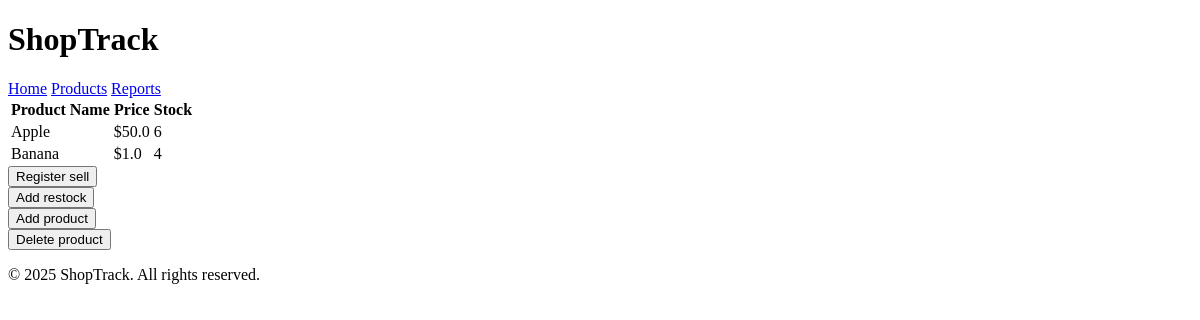
/products, run on an earlier commit of the app's database.
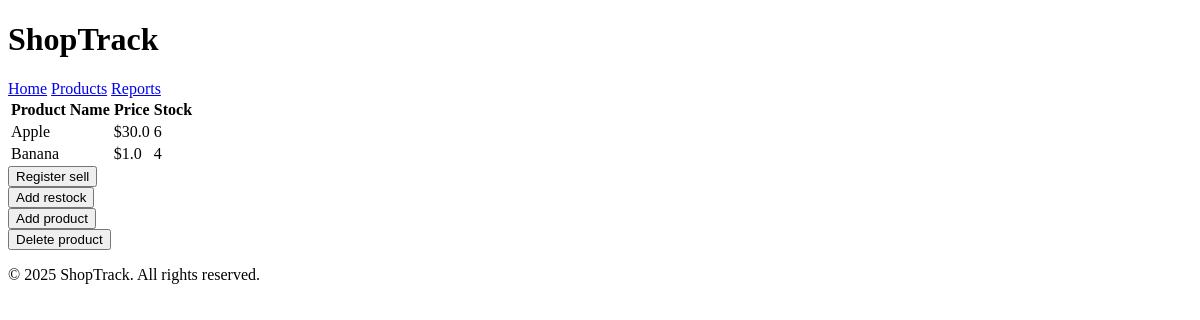
And on a later commit of the database.
### tables this page shows
CREATE TABLE products (
    id INTEGER PRIMARY KEY AUTOINCREMENT,
    name TEXT NOT NULL,
    description TEXT,
    price REAL NOT NULL,
    stock INTEGER NOT NULL
);

### app.py (the view)
@app.route('/products', methods=['GET'])
def products():
    db = get_db()
    products = db.execute('SELECT * FROM products').fetchall()
    return render_template('products.html', products=products)

### app.py (called while the page is built)
def get_db():
    if 'db' not in g:
        g.db = sqlite3.connect(DATABASE)
        g.db.row_factory = sqlite3.Row
    return g.db

### templates/products.html (shortened to what this page needs)
{% extends "base.html" %}
{% block content %}
    <table class="table table-striped">
        <thead>
            <tr>
                <th>Product Name</th>
                <th>Price</th>
                <th>Stock</th>
            </tr>
        </thead>
        <tbody>
            {% for product in products %}
                <tr>
                    <td>{{ product.name }}</td>
                    <td>${{ product.price }}</td>
                    <td>{{ product.stock }}</td>
                </tr>
            {% endfor %}
        </tbody>
    </table>
    <div>
        <form method="get" action="/sell">
            <button type="submit">Register sell</button>
        </form>
        <form method="get" action="/restock">
            <button type="submit">Add restock</button>
        </form>
        <form method="get" action="/add_product">
            <button type="submit">Add product</button>
        </form>
        <form method="get" action="/delete_product">
            <button type="submit">Delete product</button>
        </form>
    </div>
{% endblock %}

### templates/base.html (shortened to what this page needs)
<!DOCTYPE html>
<html lang="en">
<head>
</head>
<body>
    <header>
        <h1>ShopTrack</h1>
        <nav>
            <a href="/">Home</a>
            <a href="/products">Products</a>
            <a href="/reports">Reports</a>
        </nav>
    </header>
    <main>
        {% block content %}
        {% endblock %}
    </main>
    <footer>
        <p>&copy; 2025 ShopTrack. All rights reserved.</p>
    </footer>
</body>
</html>

What changed in the data, as far as the page shows it:
changed products "Apple": price "50.0" → "30.0"
